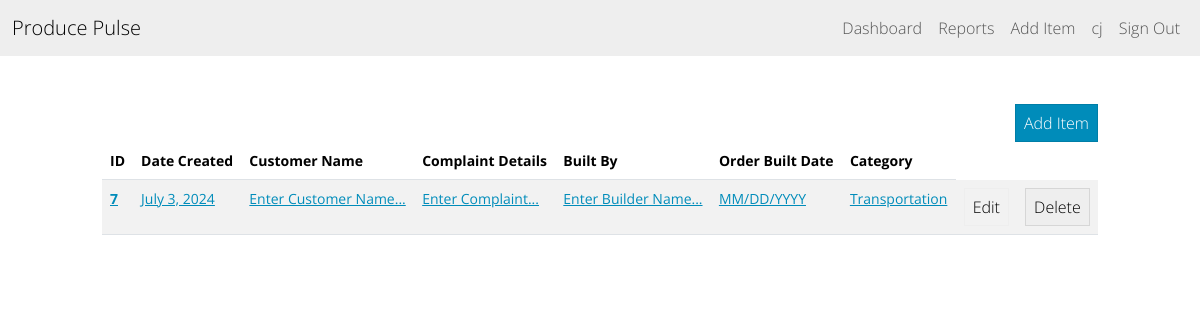
/dashboard/ (signed in), run on an earlier commit of the app's database.
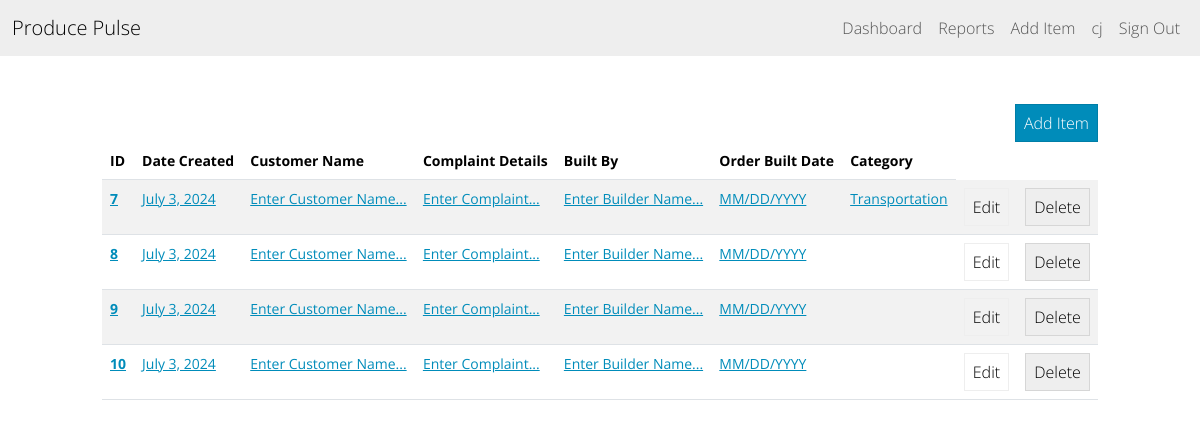
And on a later commit of the database.
### inventory/models.py (models this page shows, shortened)
class InventoryItem(models.Model):
    name = models.CharField(default="Enter Customer Name...", max_length=200)
    complaint = models.TextField(max_length=2000, default="Enter Complaint...")
    date_complained = models.CharField(max_length=10, default="MM/DD/YYYY")
    category = models.ForeignKey('Category', on_delete=models.SET_NULL, blank=True, null=True)
    date_created = models.DateField(auto_now_add=True)
    date_built = models.CharField(max_length=10, default="MM/DD/YYYY")
    built_by = models.CharField(max_length=200, default="Enter Builder Name...")
    user = models.ForeignKey(User, on_delete=models.DO_NOTHING)  # Probably should not happen

class Category(models.Model):
    name = models.CharField(max_length=200)
    class Meta:
        verbose_name_plural = 'Categories'

### inventory/views.py (the view)
# urls.py: path('dashboard/', Dashboard.as_view(), name="dashboard"),
class Dashboard(LoginRequiredMixin, View):
    def get(self, request):
        items = InventoryItem.objects.filter(user=self.request.user.id).order_by('id')
        return render(request, 'inventory/dashboard.html', {'items': items})

### inventory/templates/inventory/dashboard.html (shortened to what this page needs)
{% extends 'inventory/base.html' %}
{% block content %}
    <div class="row">
        <div class="col-md-10 col-12 mx-auto mt-5">
            <div class="d-flex justify-content-end">
                <a href="{% url 'add-item' %}" class="btn btn-primary">Add Item</a>
            </div>
            <table class='table table-hover table-striped'>
                <thead>
                    <th scope="col">ID</th>
                    <th scope="col">Date Created</th>
                    <th scope="col">Customer Name</th>
                    <th scope="col">Complaint Details</th>
                    <th scope="col">Built By</th>
                    <th scope="col">Order Built Date</th>
                    <th scope="col">Category</th>
                </thead>
                <tbody>
                    {% for item in items %}
                        <tr>
                            <th scope='row'>
                                <a href="{% url 'detail-item' item.id %}">{{ item.id }}</a>
                            </th>
                            <td>
                                <a href="{% url 'detail-item' item.id %}">{{ item.date_created }}</a>
                            </td>
                            <td>
                                <a href="{% url 'detail-item' item.id %}">{{ item.name }}</a>
                            </td>
                            <td>
                                <a href="{% url 'detail-item' item.id %}">{{ item.complaint }}</a>
                            </td>
                            <td>
                                <a href="{% url 'detail-item' item.id %}">{{ item.built_by }}</a>
                            </td>
                            <td>
                                <a href="{% url 'detail-item' item.id %}">{{ item.date_built }}</a>
                            </td>
                            <td>
                                <a href="{% url 'detail-item' item.id %}">{{ item.category.name }}</a>
                            </td>
                            <td>
                                <a href="{% url 'edit-item' item.id %}" class="btn btn-outline-secondary">Edit</a>
                            </td>
                            <td>
                                <a href="{% url 'delete-item' item.id %}" class="btn btn-secondary">Delete</a>
                            </td>
                        </tr>
                    {% endfor %}
                </tbody>
            </table>
        </div>
    </div>
{% endblock content %}

### inventory/templates/inventory/base.html (shortened to what this page needs)
<!DOCTYPE html>
<html lang="en">
<head>
    {%load static %}
    <link href="https://bootswatch.com/5/yeti/bootstrap.min.css" rel="stylesheet">
</head>
<body>
    {% include 'inventory/navigation.html' %}
    {% block content %}
    {% endblock content %}
</body>
</html>

### inventory/templates/inventory/navigation.html (shortened to what this page needs)
<nav class="navbar navbar-expand-lg bg-light">
    <div class="container-fluid">
        <a class="navbar-brand" href="{% url 'dashboard' %}"> Produce Pulse</a>
    <div class="collapse navbar-collapse justify-content-end" id="navbarNav">
        <ul class="navbar-nav">
            {% if user.is_authenticated %}
            <li class"nav-item">
                <a class="nav-link" href="{% url 'dashboard' %}">Dashboard</a>
            </li>
            <li class"nav-item">
                <a class="nav-link" href="#">Reports</a>
            </li>
            <li class"nav-item">
                <a class="nav-link" href="{% url 'add-item' %}">Add Item</a>
            </li>
            <li class"nav-item">
                <a class="nav-link" href="#">{{ user.username }}</a>
            </li>
            <li class"nav-item">
                <a class="nav-link" href="{% url 'logout' %}">Sign Out </a>
            {% else %}
            <a class="nav-link" href="{% url 'login' %}">Log In </a>
            <a class="nav-link" href="{% url 'signup' %}">Sign Up </a>
            {% endif %}
        </li>
        </ul>
    </div>
</div>
</nav>

What changed in the data, as far as the page shows it:
added InventoryItem: id "8", date_created "July 3, 2024", name "Enter Customer Name...", complaint "Enter Complaint...", built_by "Enter Builder Name...", date_built "MM/DD/YYYY"
added InventoryItem: id "9", date_created "July 3, 2024", name "Enter Customer Name...", complaint "Enter Complaint...", built_by "Enter Builder Name...", date_built "MM/DD/YYYY"
added InventoryItem: id "10", date_created "July 3, 2024", name "Enter Customer Name...", complaint "Enter Complaint...", built_by "Enter Builder Name...", date_built "MM/DD/YYYY"
